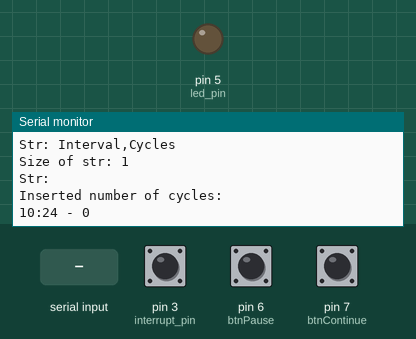
The sketch below on a simulated Arduino Uno, built with avr-gcc and run on an emulated ATmega328P. Parts: output pins drawn as LEDs (lit = HIGH), the last lines printed to the serial monitor. Inputs (shaded band) come from the test bench; at power-on: pin 3 (interrupt_pin) LOW, pin 6 (btnPause) LOW, pin 7 (btnContinue) LOW. The local clock reads 2024-03-15 10:24:30 at power-on unless the sketch sets it; storage starts empty.

Above: at 1.2 s.
1.3 s: pin 3 (interrupt_pin) pulled HIGH for 0.15 s
At 1.9 s:
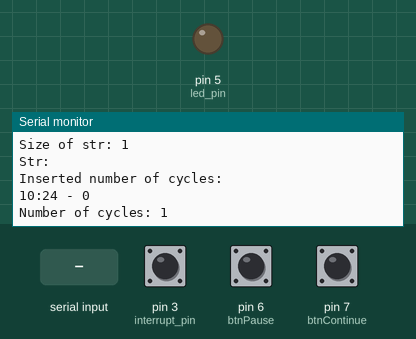
2.9 s: pin 6 (btnPause) pulled HIGH for 0.15 s
At 4.3 s:
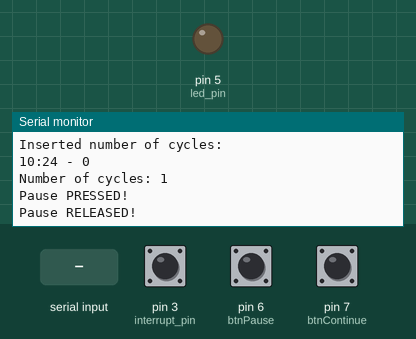
4.6 s: pin 7 (btnContinue) pulled HIGH for 0.15 s
At 5.8 s:
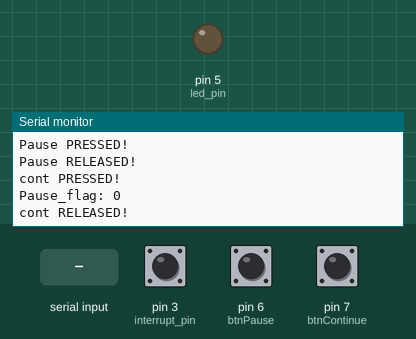
6.2 s: "90,45\n" received over Serial
At 7.4 s:
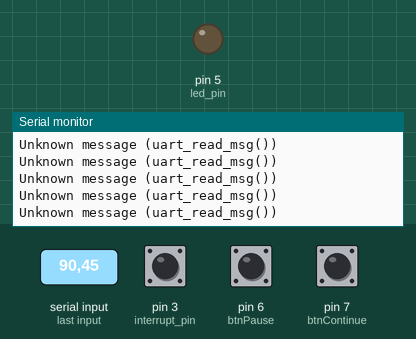
7.7 s: byte 116 (RTC_GET_TIME) received over Serial
At 8.1 s:
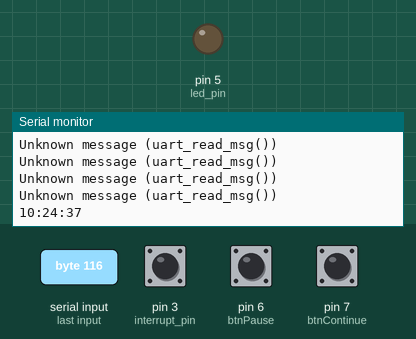
9.2 s: byte 89 (RTC_SET_YEAR) received over Serial
At 10.3 s:
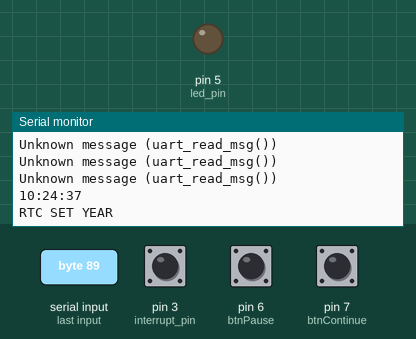

Measured:
- after the input at 1.3 s, the serial monitor: prints a new line at once (image 1)
- after the input at 2.9 s, the serial monitor: prints a new line after 0.05 s (image 2)
- after the input at 4.6 s, the serial monitor: prints a new line after 0.05 s (image 3)
- after the input at 6.2 s, the serial monitor: prints a new line at once (image 4)
- after the input at 7.7 s, the serial monitor: prints a new line at once (image 5)
- after the input at 9.2 s, the serial monitor: prints a new line at once (image 6)

The sketch:

test_pro_mini.ino
```cpp
/* Name:    Djordje Vujic
   Mail:    djordjevujic@yahoo.com
   github:  djordjevujic
   Title:   Code for testing mouse (animal) activity and logging data into SD card
*/
#include <SPI.h>
#include <SdFat.h>
#include <DS3231.h>

//include serial while debug mode is ON
#define DEBUG 1
#define EVERY_X_MINUTES 6
#define RTC_SET_YEAR 'Y'
#define RTC_SET_MONTH 'M'
#define RTC_SET_DAY 'D'
#define RTC_SET_HOUR 'H'
#define RTC_SET_MIN 'm'
#define RTC_SET_SECONDS 's'
#define RTC_GET_DATE 'd'
#define RTC_GET_TIME 't'

#define PRESSED 1
#define RELEASED 0

//SD Card
SdFat SD;
File myFile;

//RTC Clock
DS3231  rtc(SDA, SCL);
Time t;

//Testing existence of minute string in case of power losing
char str[16];     //Must hold one line as a field
size_t n;         //Length of returned field with delimiter

//This string has to be logged via serial port if something went wrong
String dateStr;
String full_date_str;
String hour_minute;
char file_name[10] = "start";
uint8_t string_len;
bool file_exists = false; //if file does not exist, then write date,
                          // time and cycles sections at begin of sheet
char uart_income_byte = 0;

//buttons
const int btnPause = 6; //on uno: 6
const int btnContinue = 7; //on uno: 7
uint8_t btn_pause_read = RELEASED;
uint8_t btn_cont_read = RELEASED;
uint8_t last_btn_pause_state = RELEASED;
uint8_t last_btn_cont_state = RELEASED;
uint8_t btn_pause_state = RELEASED;
uint8_t btn_cont_state = RELEASED;
boolean btn_state_changed = false;

boolean pause_flag = false;

unsigned long lastDebounceTime = 0;
unsigned long debounceDelay = 50;

//leds
uint8_t led_pin_pause = 8;
uint8_t led_pin_cont = 9;

//SD chip select pin
const int chipSelect = 10; //on uno: 4
bool sd_begin = false;

uint8_t last_min = 0;
uint8_t last_day = 0;
uint8_t day_min_val[2];

//interrupt variables
const byte interrupt_pin = 3; //on uno: 2
volatile int num_cycles  = 0;
int result;
int result_old;
bool kp = true;

bool first_power_on  = true;
bool led_problem     = true;
const long interval = 500;
unsigned long previous_millis = 0;
const int led_pin =  5;
int led_state = LOW;


void setup() {

#ifdef DEBUG
  Serial.begin(9600);
#endif

  rtc.begin();
  //sertc.setDate(26, 9, 2018);
  pinMode(led_pin, OUTPUT);
  pinMode(btnPause, INPUT);
  pinMode(btnContinue, INPUT);

  attachInterrupt(digitalPinToInterrupt(interrupt_pin), cycle_increment, RISING);

  cli(); //disable interrupts
  sei(); //enable interrupts

  //SD card test
#ifdef DEBUG
  Serial.print("Initializing SD card...");
#endif
  // see if the card is present and can be initialized:
  do
  {
    sd_begin = SD.begin(chipSelect);
    if (sd_begin == false)
    {
      Serial.println("Card failed, or not present");
      //led_problem_blink();
      digitalWrite(led_pin_pause, HIGH);
      delay(900);
      digitalWrite(led_pin_pause, LOW);
  //    delay(600);
    }
  } while (sd_begin == false);
  led_problem = false;

#ifdef DEBUG
  Serial.println("card initialized.");
#endif
  if(pause_flag == false)
    digitalWrite(led_pin_cont, HIGH);

    //rtc.setDate(7, 10, 2018);
}

void loop()
{
  #ifdef DEBUG
    uart_read_msg();
  #endif

  btn_pause_read = digitalRead(btnPause);
  btn_cont_read = digitalRead(btnContinue);

  //debouncing
  if(btn_pause_read != last_btn_pause_state)
  {
    lastDebounceTime = millis();
    btn_state_changed = true;
  }

  if((millis() - lastDebounceTime) > debounceDelay && btn_state_changed == true)
  {
    if(btn_pause_read != btn_pause_state)
    {
      btn_pause_state = btn_pause_read;
      if(btn_pause_state == PRESSED)
      {
        pause_flag = true;
        digitalWrite(led_pin_pause, HIGH);
        digitalWrite(led_pin_cont, LOW);
        #ifdef DEBUG
        Serial.println("Pause PRESSED!");
        #endif
      }
      if(btn_pause_state == RELEASED)
      {
        #ifdef DEBUG
        Serial.println("Pause RELEASED!");
        #endif
      }
      btn_state_changed = false;
    }
  }
  last_btn_pause_state = btn_pause_read;


  if(btn_cont_read != last_btn_cont_state)
  {
    lastDebounceTime = millis();
    btn_state_changed = true;
  }

  if((millis() - lastDebounceTime) > debounceDelay && btn_state_changed == true)
  {
    if(btn_cont_read != btn_cont_state)
    {
      btn_cont_state = btn_cont_read;
      if(btn_cont_state == PRESSED)
      {
        pause_flag = false;
        digitalWrite(led_pin_pause, LOW);
        digitalWrite(led_pin_cont, HIGH);
        #ifdef DEBUG
        Serial.println("cont PRESSED!");
        Serial.print("Pause_flag: ");
        Serial.println(pause_flag);
        #endif
      }
      if(btn_cont_state == RELEASED)
      {
        #ifdef DEBUG
        Serial.println("cont RELEASED!");
        #endif
      }
      btn_state_changed = false;
    }
  }
  last_btn_cont_state = btn_cont_read;

//GLAVNI DEO KODA
  if(pause_flag == true)
  {
    myFile.close();
  }
  else
  {
      // led on pin 5 will blink if a problem occurs
      led_problem_blink();
      digitalWrite(led_pin, led_state);

      t = rtc.getTime();

      //If day is changed, then make a new log file
      if (t.date != last_day)
      {
        full_date_str = rtc.getDateStr();
        dateStr = dateStringPreparation(full_date_str);

        string_len = dateStr.length() + 1;

        dateStr.toCharArray(file_name, string_len);

        file_exists = SD.exists(file_name);
        Serial.print("File exists: ");
        Serial.println(file_exists);

        myFile = SD.open(file_name, FILE_WRITE);
        if (!myFile)
        {
          led_problem = true;
    #ifdef DEBUG
          Serial.println("SD file" + dateStr + " didn't open correctly");
    #endif
        }
        else
        {
    #ifdef DEBUG
          Serial.println("myFile OPEN OK");
          led_problem = false;
    #endif
        }
        if (file_exists == false)
        {
          myFile.println(full_date_str);
          myFile.println("Interval,Cycles");
        }
        myFile.close();

        last_day = t.date;
      }

      //NAPRAVITI: Da se last_min cita iz neke datoteke na SD kartici, ili neko poredjenje i minuta i sata
      if ((t.min % EVERY_X_MINUTES == 0) && (t.min != last_min))
      {
        myFile = SD.open(file_name, FILE_WRITE);
        if(!myFile)
          led_problem = true;
        else
          led_problem = false;
        //This condition is for case of power losing.
        //Then, Arduino must first check logfile, and in case that there is not data
        //logged with the same hours and minutes, log the newest data.
        if (first_power_on == true)
        {
          first_power_on = false;
          myFile.rewind();
          while (myFile.available() > 0)
          {
            n = readField(&myFile, str, sizeof(str), "\n");
            if (n == 0)
            {
              Serial.println("To few lines");
            }
            else
            {
              Serial.print("Size of str: ");
              Serial.println(n);
              Serial.print("Str: ");
              Serial.println(str);
            }
          }
          char *p   = str;
          uint8_t i = 0;

          while (*p)
          {
            if (isdigit(*p) && i < 2)
            {
              day_min_val[i] = strtol(p, &p, 10);
              Serial.print("dayMinVal[");
              Serial.print(i);
              Serial.print("]: ");
              Serial.println(day_min_val[i]);
              i++;
            }
            else
              p++;
          }
        }
        if (t.hour == day_min_val[0] && t.min == day_min_val[1])
        {
          //Serial.println("Hours and minutes are equal!");
          //delay(100);
        }
        else
        {
          cli();    //disable interrupt

          hour_minute = String(t.hour, DEC);

          myFile.print(hour_minute);
          myFile.print(":");
          myFile.print(String(t.min, DEC));
          myFile.print(",");
          myFile.println(String(num_cycles, DEC));

          #ifdef DEBUG
            Serial.println("Inserted number of cycles: ");
            Serial.print(String(t.hour, DEC));
            Serial.print(":");
            Serial.print(String(t.min, DEC));
            Serial.print(" - ");
            Serial.println(String(num_cycles, DEC));
          #endif

          num_cycles = 0;
          sei();   //enable interrupt
          last_min = t.min;
          myFile.close();
        }
      }
  }
  //ako je sisnuto pause, zatvori datoteku


  //-------------------------------------------
  //Posle vratiti u if petlju minuta i optimizovati tu petlju (cli, sei) --> cli predugo zadrzava
  cli();
  result_old = result;
  result = num_cycles;
  sei();
  if (result_old != result)
  {
    Serial.print("Number of cycles: ");
    Serial.println(num_cycles);
  }
  //Serial.print("led_problem: ");
  //Serial.println(led_problem);
  //-----------------------------------------------
}

//Interrupt function
void cycle_increment()
{
  static unsigned long last_interrupt_time = 0;
  unsigned long interrupt_time = millis();

  if (kp == false)
  {
    last_interrupt_time = interrupt_time;
    kp = true;
  }

  if (digitalRead(interrupt_pin) && (kp == true) && (interrupt_time - last_interrupt_time > 200))
  {
    num_cycles++;
    kp = false;
  }
}

String dateStringPreparation(String str)
{
#ifdef DEBUG
  Serial.println(str);
#endif
  //obrada stringa
  str.remove(2, 1);
  str.remove(4, 1);
  str.remove(4, 1);
  str.remove(4, 1);
#ifdef DEBUG
  Serial.println("Modified string:");
  str += ".csv";
  Serial.println(str);
#endif

  return str;
}

//Function for reading one field from CSV file
size_t readField(File* file, char* str, size_t size, const char* delim) {
  char ch;
  size_t n = 0;
  while ((n + 1) < size && file->read(&ch, 1) == 1) {
    // Delete CR.
    if (ch == '\r') {
      continue;
    }
    str[n++] = ch;
    if (strchr(delim, ch)) {
      break;
    }
  }
  str[n] = '\0';
  return n;
}
void led_problem_blink()
{
  unsigned long current_millis = millis();

  if(led_problem == true && (current_millis - previous_millis >= interval))
  {
    previous_millis = current_millis;
    if(led_state == LOW)
    {
      led_state = HIGH;
    }
    else
    {
      led_state = LOW;
    }
  }
  else if(led_problem == false)
  {
    led_state = LOW;
  }
}

#ifdef DEBUG
//reads uart message, and sets date and time if user wants
//test function
  void uart_read_msg()
  {
    if (Serial.available() > 0)
    {
      uart_income_byte = Serial.read();

      //Serial.print("Byte: ");
      //Serial.println(uart_income_byte, DEC);

      switch(uart_income_byte)
      {
        case RTC_GET_DATE:
        {
          Serial.println(rtc.getDateStr());

          break;
        }

        case RTC_GET_TIME:
        {
          Serial.println(rtc.getTimeStr());

          break;
        }

        case RTC_SET_YEAR:
        {
           uint8_t nums[4];
           int year=0;
           int koef = 1000;
           int i=0;

           Serial.println("RTC SET YEAR");

           for(i=0; i<4; i++)
           {
              while(Serial.available() == 0);
              nums[i] = Serial.read() - 48;
              year += nums[i] * koef;
              koef /= 10;
              //Serial.print("Koef: ");
              //Serial.println(koef);
              //Serial.print("Year");
              //Serial.println(year);
           }
           t = rtc.getTime();
           t.year = year;

           rtc.setDate(t.date, t.mon, t.year);

           break;
        }


        // 'D'
        case RTC_SET_DAY:
        {
          Serial.println("RTC_SET_DAY");

          uint8_t inputBig = 0;
          uint8_t inputSmall = 0;

          Serial.println("RTC SET DAY");
          while(Serial.available() == 0);
          inputBig = Serial.read() - 48;

          while(Serial.available() == 0);
          inputSmall = Serial.read() - 48;

          t = rtc.getTime();
          t.date = inputBig*10 + inputSmall;
          rtc.setDate(t.date, t.mon, t.year);
          Serial.println(rtc.getDateStr());

          break;
        }

        // 'M'
        case RTC_SET_MONTH:
        {
          uint8_t inputBig = 0;
          uint8_t inputSmall = 0;

          Serial.println("RTC SET MONTH");
          while(Serial.available() == 0);
          inputBig = Serial.read() - 48;
          Serial.println(inputBig);

          while(Serial.available() == 0);
          inputSmall = Serial.read() - 48;
          Serial.println(inputSmall);

          t = rtc.getTime();
          t.mon = inputBig*10 + inputSmall;
          rtc.setDate(t.date, t.mon, t.year);
          Serial.println(rtc.getDateStr());

          break;
        }

        // 'H'
        case RTC_SET_HOUR:
        {
          uint8_t hourBig = 0;
          uint8_t hourSmall = 0;

          Serial.println("RTC SET HOUR");
          while(Serial.available() == 0);
          hourBig = Serial.read() - 48;

          while(Serial.available() == 0);
          hourSmall = Serial.read() - 48;

          t = rtc.getTime();
          t.hour = hourBig*10 + hourSmall;
          rtc.setTime(t.hour, t.min, t.sec);
          Serial.println(rtc.getTimeStr());

          break;
        }

        // 'm'
        case RTC_SET_MIN:
        {
          uint8_t minutesBig = 0;
          uint8_t minutesSmall = 0;

          Serial.println("RTC SET MINUTES");
          while(Serial.available() == 0);
          minutesBig = Serial.read() - 48;

          while(Serial.available() == 0);
          minutesSmall = Serial.read() - 48;

          t = rtc.getTime();
          t.min = minutesBig*10 + minutesSmall;
          rtc.setTime(t.hour, t.min, t.sec);
          Serial.println(rtc.getTimeStr());

          break;
        }

        // 's'
        case RTC_SET_SECONDS:
        {
          uint8_t inputBig = 0;
          uint8_t inputSmall = 0;

          Serial.println("RTC SET SECONDS");
          while(Serial.available() == 0);
          inputBig = Serial.read() - 48;

          while(Serial.available() == 0);
          inputSmall = Serial.read() - 48;

          t = rtc.getTime();
          t.sec = inputBig*10 + inputSmall;
          rtc.setTime(t.hour, t.min, t.sec);
          Serial.println(rtc.getTimeStr());

          break;
        }

        //Enter
        case 10:
        {
          break;
        }

        default:
        {
          Serial.println("Unknown message (uart_read_msg())");
          break;
        }
      }
    }
  }
#endif
```
